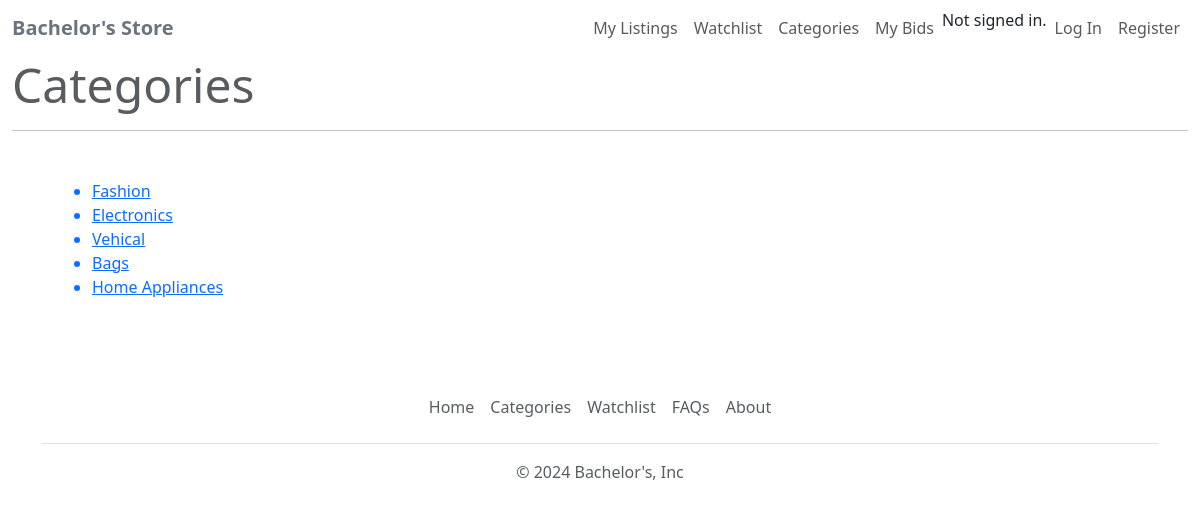
The page /categories on the database its author committed.
### auctions/models.py (models this page shows)
class category(models.Model):
    category_title = models.CharField(max_length=50, blank=False)
    product_id = models.ManyToManyField(list_item)

### auctions/views.py (the view)
# urls.py: path("categories", views.categories_view, name="categories_view"),
def categories_view(request):
    try:
        categories = category.objects.values('category_title').distinct()
        return render(request, "auctions/categories.html", {"ctg": categories})
    except:
        return render(request,"auctions/categories.html", {"ctg": None})

### auctions/templates/auctions/categories.html (shortened to what this page needs)
{% extends "auctions/layout.html" %}
{% block body %}
    <div class="container-xxl">
        <div class="row">
            <div class="col">
                <h2 class="display-5 text-muted">Categories </h2>
                <hr>
                <ul class="m-5">
                    {% for i in ctg %}
                        <a href="/categories/{{ i.category_title }}">
                            <li> {{ i.category_title }}</li>
                        </a>
                    {% endfor %}
                </ul>
            </div>
        </div>
    </div>
{% endblock %}

### rows shown on the page
category: category_title "Fashion"
category: category_title "Electronics"
category: category_title "Vehical"
category: category_title "Bags"
category: category_title "Home Appliances"
